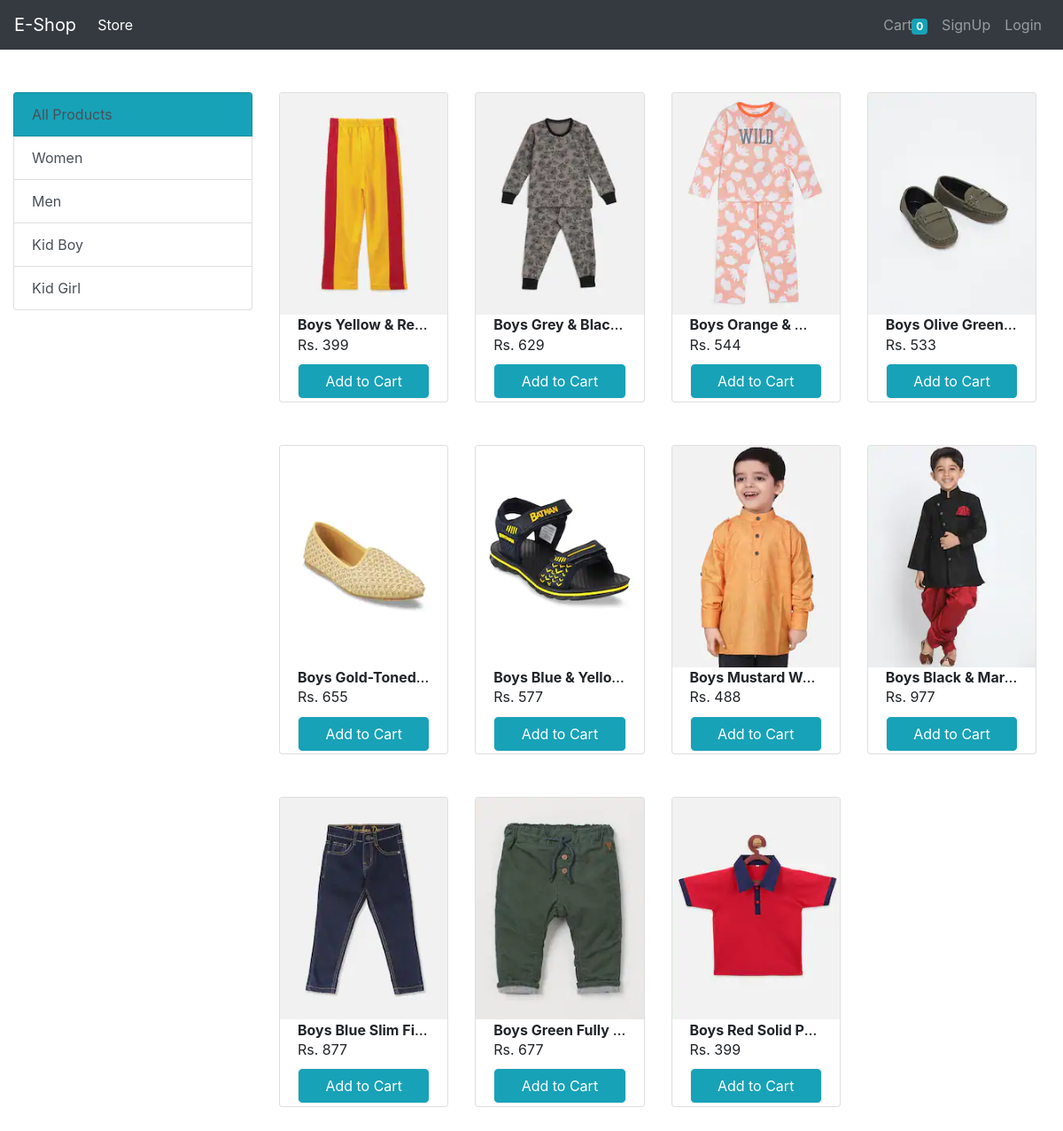
Page /store/?categoryby=3 on the committed database.
### store/models/product.py (models this page shows, shortened)
class Category(models.Model):
    category_name = models.CharField(max_length=200)
    class Meta:
        verbose_name_plural = "Categories"
    @staticmethod  # fatch all categories
    def all_categories():
        return Category.objects.all()

class Product(models.Model):
    product_id = models.AutoField
    product_name = models.CharField(max_length=200)
    product_description = models.TextField(default="", blank=False, null=False)
    product_created_date = models.DateTimeField(auto_now_add=True)
    product_updated_date = models.DateTimeField(auto_now_add=True)
    product_sell_price = models.IntegerField(default=0, blank=False, null=False)
    product_image = models.ImageField(upload_to="store/images/")
    category_name = models.ForeignKey(to="Category", on_delete=CASCADE)
    subcategory_name = models.ForeignKey(to="Subcategory", on_delete=CASCADE)
    product_brand = models.ForeignKey(to="ProductBrand", on_delete=CASCADE)
    product_color = models.ForeignKey(to="ProductColor", on_delete=CASCADE)
    product_size = models.ForeignKey(to="ProductSize", on_delete=CASCADE)
    product_available = models.BooleanField(default=True)
    class Meta:
        ordering = ['-product_created_date']
    @staticmethod                           # get individual category related products from database
    def get_all_products_by_categoryid(category_id):
        if category_id:
            return Product.objects.filter(category_name=category_id)
        else:
            return Product.all_products();

### store/views.py (the view, shortened to what this page needs)
# urls.py: path("", views.Home.as_view(), name="StoreHomePage"),
class Home(View):
    def get(self, request):
        cart = request.session.get('customer_session_cart')
        if not cart:
            request.session['customer_session_cart'] = {}
        get_allproducts = None
        get_allcaregories = Category.all_categories()
        categoryID = request.GET.get('categoryby')
        if categoryID:
            get_allproducts = Product.get_all_products_by_categoryid(categoryID)
        else:
            get_allproducts = Product.all_products()
        data = {}
        data['Allproducts'] = get_allproducts
        data['Allcaregories'] = get_allcaregories
        print("your customer_id are : ", request.session.get('customer_session_id'))
        print("your customer_email are : ", request.session.get('customer_session_email'))
        return render(request, "store/home.html", data)

### store/templatetags/cart.py (called while the page is built)
@register.filter(name="Is_In_Cart")
def is_in_cart(product1, cart1):
    keys = cart1.keys()
    for id in keys:
        if int(id) == product1.id:
            return True
    return False

### store/templatetags/custom_filter.py (called while the page is built)
@register.filter(name="Currency")
def currency(amount):
    return "Rs. " + str(amount)

### store/templates/store/home.html (shortened to what this page needs)
{% extends "base.html" %}
{% block body %}
{% load cart %}
{% load custom_filter %}
<div class="container-fluid my-5">
    <div class="row">
        <div class="col-md-3 filter_div mx-auto mb-5">
            <div class="list-group">
              <a href="/" class="list-group-item list-group-item-action bg-info">All Products</a>
              {% for j in Allcaregories %}
              <a href="?categoryby={{j.id}}" class="list-group-item list-group-item-action">{{ j.category_name }}</a>
              {% endfor %}
            </div>
        </div>
        <div class="col-md-9 product_div pl-0 mx-auto">
            <div class="row mx-auto">
                {% for i in Allproducts %}
                <div class="col-lg-3 col-md-4 col-sm-6 col-xs-12 mb-5">
                    <div class="card mx-auto" id={{i.id}}>
                      <img src="{{i.product_image.url}}" class="card-img-top image-fluid" alt="Product images">
                      <div class="card-body">
                        <h6 class="card-title text-truncate"><strong>{{i.product_name|slice:":25"}}</strong></h6>
                        <p class="card-text">{{i.product_sell_price|Currency}}</p>
                        <div class="card-footer p-0 no-gutters">
                            {% if i|Is_In_Cart:request.session.customer_session_cart %}
                            <div class="row no-gutters">
                                 <form action="#{{i.id}}" method="post" class="col-3">
                                    {% csrf_token %}
                                    <input type="text" name="productwise_id" value="{{i.id}}" hidden>
                                    <input type="text" name='remove' value='True' hidden>
                                    <input type="submit" name="add" class="btn btn-info btn-block" value="-">
                                </form>
                                 <div class="text-center col quantity_div">{{ i|Cart_Quantity:request.session.customer_session_cart}}</div>
                                 <form action="#{{i.id}}" method="post" class="col-3">
                                    {% csrf_token %}
                                    <input type="text" name="productwise_id" value="{{i.id}}" hidden>
                                    <input type="submit" name="add" class="btn btn-info btn-block" value="+">
                                </form>
                            </div>
                            {% else %}
                            <form action="#{{i.id}}" method="post">
                                <input type="submit" class="btn btn-info btn-block" value="Add to Cart">
                            </form>
                            {% endif %}
                        </div>
                      </div>
                    </div>
                </div>
                {% endfor %}
            </div>
        </div>
    </div>
</div>
{% endblock %}

### rows in the picture
Category: category_name "Women"
Category: category_name "Men"
Category: category_name "Kid Boy"
Category: category_name "Kid Girl"
Product: product_image (picture), product_name "Boys Yellow & Re…", product_sell_price|Currency "Rs. 399"
Product: product_image (picture), product_name "Boys Grey & Blac…", product_sell_price|Currency "Rs. 629"
Product: product_image (picture), product_name "Boys Orange &…", product_sell_price|Currency "Rs. 544"
Product: product_image (picture), product_name "Boys Olive Green…", product_sell_price|Currency "Rs. 533"
Product: product_image (picture), product_name "Boys Gold-Toned…", product_sell_price|Currency "Rs. 655"
Product: product_image (picture), product_name "Boys Blue & Yello…", product_sell_price|Currency "Rs. 577"
Product: product_image (picture), product_name "Boys Mustard W…", product_sell_price|Currency "Rs. 488"
Product: product_image (picture), product_name "Boys Black & Mar…", product_sell_price|Currency "Rs. 977"
Product: product_image (picture), product_name "Boys Blue Slim Fi…", product_sell_price|Currency "Rs. 877"
Product: product_image (picture), product_name "Boys Green Fully…", product_sell_price|Currency "Rs. 677"
Product: product_image (picture), product_name "Boys Red Solid P…", product_sell_price|Currency "Rs. 399"

### other values in the picture
{{ request.session.customer_session_cart.keys|length }} "0"
